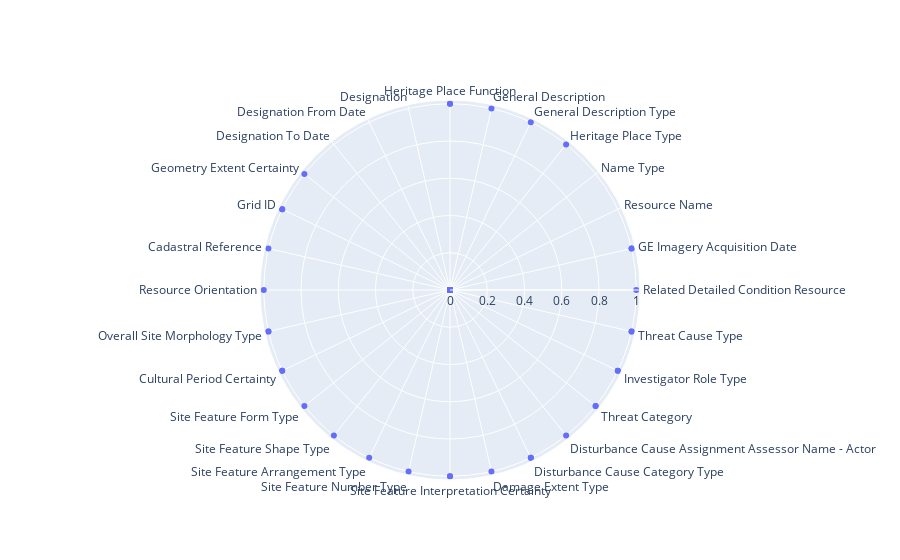

The code cell stored with this chart in its notebook:
### Code cell
data = go.Scatterpolar(
        r = melted_df['Value'],
        theta = melted_df['field'],
        mode = 'markers',
    )
fig = go.Figure(data)
fig.show()

### Figure 1 — Plotly figure (JSON) as saved in the notebook; plotly's stock layout.template omitted (floating-point values rounded to 4 significant figures)
{"data": [{"mode": "markers", "r": [0, 1, 0, 0, 0, 0, 0, 1, 0, 0, 0, 0, 1, 0, 0, 1, 1, 0, 0, 0, 0, 1, 0, 1, 0, 1, 1, 1, 1, 1, 1, 0, 0, 1, 1, 1, 1, 0, 0, 0, 1, 1, 1, 1, 1, 1, 1, 1, 1, 1, 1, 1, 1, 1, 1, 1], "theta": ["Related Detailed Condition Resource", "GE Imagery Acquisition Date", "Resource Name", "Name Type", "Heritage Place Type", "General Description Type", "General Description", "Heritage Place Function", "Designation", "Designation From Date", "Designation To Date", "Geometry Extent Certainty", "Grid ID", "Cadastral Reference", "Resource Orientation", "Overall Site Morphology Type", "Cultural Period Certainty", "Site Feature Form Type", "Site Feature Shape Type", "Site Feature Arrangement Type", "Site Feature Number Type", "Site Feature Interpretation Certainty", "Damage Extent Type", "Disturbance Cause Category Type", "Disturbance Cause Assignment Assessor Name - Actor", "Threat Category", "Investigator Role Type", "Threat Cause Type", "Investigator Role Type", "Threat Category", "GE Imagery Acquisition Date", "Resource Name", "Name Type", "Heritage Place Type", "General Description Type", "General Description", "Heritage Place Function", "Designation", "Designation From Date", "Designation To Date", "Geometry Extent Certainty", "Threat Cause Type", "Grid ID", "Resource Orientation", "Overall Site Morphology Type", "Cultural Period Certainty", "Site Feature Form Type", "Site Feature Shape Type", "Site Feature Arrangement Type", "Site Feature Number Type", "Site Feature Interpretation Certainty", "Damage Extent Type", "Disturbance Cause Category Type", "Disturbance Cause Assignment Assessor Name - Actor", "Cadastral Reference", "Related Detailed Condition Resource"], "type": "scatterpolar"}], "layout": {}}
